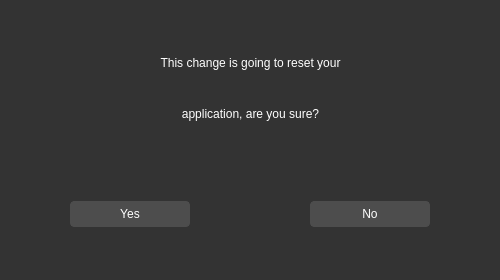
<?xml version="1.0" encoding="UTF-8"?>
<ui version="4.0">
 <class>Form</class>
 <widget class="QWidget" name="Form">
  <property name="geometry">
   <rect>
    <x>0</x>
    <y>0</y>
    <width>500</width>
    <height>280</height>
   </rect>
  </property>
  <property name="windowTitle">
   <string>Form</string>
  </property>
  <property name="styleSheet">
   <string notr="true">    QWidget {
        background-color: #333333;
        color: #ffffff;
        border: none;
    }
    QPushButton {
        background-color: #4d4d4d;
        border: 1px solid #4d4d4d;
        border-radius: 4px;
        color: #ffffff;
        padding: 5px;
    }
    QPushButton:hover {
        background-color: #5a5a5a;
        border: 1px solid #5a5a5a;
    }
    QCheckBox {
        color: #ffffff;
    }
    QLineEdit {
        background-color: #4d4d4d;
        border: 1px solid #4d4d4d;
        color: #ffffff;
        padding: 5px;
    }
    QTextEdit {
        background-color: #4d4d4d;
        border: 1px solid #4d4d4d;
        color: #ffffff;
        padding: 5px;
    }
    QProgressBar {
        border: 1px solid #444444;
        border-radius: 7px;
        background-color: #2e2e2e;
        text-align: center;
        font-size: 10pt;
        color: white;
    }
    QProgressBar::chunk {
        background-color: #3a3a3a;
        width: 5px;
    }
    QScrollBar:vertical {
        border: none;
        background-color: #3a3a3a;
        width: 10px;
        margin: 16px 0 16px 0;
    }
    QScrollBar::handle:vertical {
        background-color: #444444;
        border-radius: 5px;
    }
    QScrollBar:horizontal {
        border: none;
        background-color: #3a3a3a;
        height: 10px;
        margin: 0px 16px 0 16px;
    }
    QScrollBar::handle:horizontal {
        background-color: #444444;
        border-radius: 5px;
    }
    QTabWidget {
        background-color: #2e2e2e;
        border: none;
    }
    QTabBar::tab {
        background-color: #2e2e2e;
        color: #b1b1b1;
        padding: 8px 20px;
        border-top-left-radius: 5px;
        border-top-right-radius: 5px;
        border: none;
    }
 
    QTabBar::tab:selected, QTabBar::tab:hover {
        background-color: #3a3a3a;
        color: white;
    }</string>
  </property>
  <widget class="QWidget" name="horizontalLayoutWidget">
   <property name="geometry">
    <rect>
     <x>10</x>
     <y>159</y>
     <width>481</width>
     <height>111</height>
    </rect>
   </property>
   <layout class="QHBoxLayout" name="horizontalLayout">
    <property name="spacing">
     <number>60</number>
    </property>
    <item>
     <widget class="QPushButton" name="confirm_change">
      <property name="minimumSize">
       <size>
        <width>0</width>
        <height>0</height>
       </size>
      </property>
      <property name="maximumSize">
       <size>
        <width>120</width>
        <height>16777215</height>
       </size>
      </property>
      <property name="styleSheet">
       <string notr="true">font: 700 18pt &quot;Segoe UI&quot;;
</string>
      </property>
      <property name="text">
       <string>Yes</string>
      </property>
     </widget>
    </item>
    <item>
     <widget class="QPushButton" name="cancel_change">
      <property name="minimumSize">
       <size>
        <width>0</width>
        <height>0</height>
       </size>
      </property>
      <property name="maximumSize">
       <size>
        <width>120</width>
        <height>16777215</height>
       </size>
      </property>
      <property name="styleSheet">
       <string notr="true">font: 700 18pt &quot;Segoe UI&quot;;</string>
      </property>
      <property name="text">
       <string>No</string>
      </property>
     </widget>
    </item>
   </layout>
  </widget>
  <widget class="QWidget" name="verticalLayoutWidget">
   <property name="geometry">
    <rect>
     <x>10</x>
     <y>40</y>
     <width>481</width>
     <height>96</height>
    </rect>
   </property>
   <layout class="QVBoxLayout" name="verticalLayout">
    <item>
     <widget class="QLabel" name="label">
      <property name="styleSheet">
       <string notr="true">font: 700 20pt &quot;Segoe UI&quot;;</string>
      </property>
      <property name="text">
       <string>This change is going to reset your</string>
      </property>
      <property name="alignment">
       <set>Qt::AlignCenter</set>
      </property>
     </widget>
    </item>
    <item>
     <widget class="QLabel" name="label_2">
      <property name="styleSheet">
       <string notr="true">font: 700 20pt &quot;Segoe UI&quot;;</string>
      </property>
      <property name="text">
       <string>application, are you sure?</string>
      </property>
      <property name="alignment">
       <set>Qt::AlignCenter</set>
      </property>
     </widget>
    </item>
   </layout>
  </widget>
 </widget>
 <resources/>
 <connections/>
</ui>
